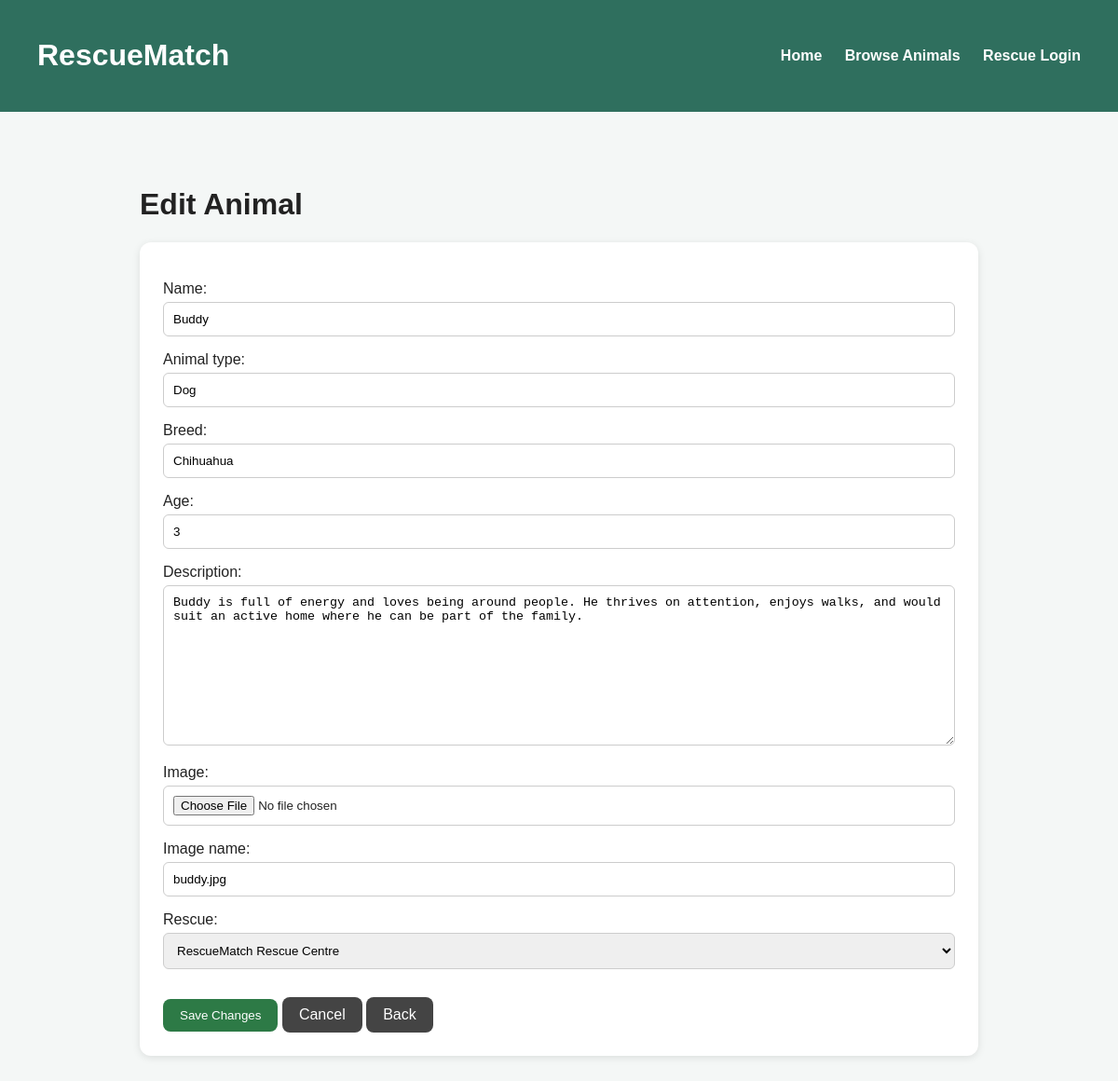
Screenshot of /manage-animals/1/edit/ with the database file from the repository.
### animals/models.py (models this page shows, shortened)
class Animal(models.Model):
    name = models.CharField(max_length=100)
    animal_type = models.CharField(max_length=50)
    breed = models.CharField(max_length=100)
    age = models.PositiveIntegerField()
    description = models.TextField()
    image = models.ImageField(
        upload_to="animals/",
        blank=True,
        null=True,
    )
    rescue = models.ForeignKey(
        RescueCentre,
        on_delete=models.CASCADE,
        related_name="animals",
    )
    image_name = models.CharField(max_length=100, blank=True)

class RescueCentre(models.Model):
    name = models.CharField(max_length=100)
    location = models.CharField(max_length=100)
    email = models.EmailField()
    phone = models.CharField(max_length=30)
    def __str__(self):
        return self.name

### animals/views.py (the view)
# urls.py: path("manage-animals/<int:animal_id>/edit/", views.edit_animal, name="edit_animal"),
def edit_animal(request, animal_id):
    animal = get_object_or_404(Animal, id=animal_id)
    if request.method == "POST":
        form = AnimalForm(request.POST, request.FILES, instance=animal)
        if form.is_valid():
            form.save()
            return redirect("manage_animals")
    else:
        form = AnimalForm(instance=animal)
    return render(request, "animal_form.html", {
        "form": form,
        "page_title": "Edit Animal",
        "button_text": "Save Changes",
    })

### animals/forms.py
class AnimalForm(forms.ModelForm):
    class Meta:
        model = Animal
        fields = [
            "name",
            "animal_type",
            "breed",
            "age",
            "description",
            "image",
            "image_name",
            "rescue",
        ]

### templates/animal_form.html (shortened to what this page needs)
{% load static %}
<!DOCTYPE html>
<html lang="en">
<head>
    <link rel="stylesheet" href="{% static 'css/style.css' %}">
</head>
<body>
<header class="site-header">
    <h1>RescueMatch</h1>
    <nav>
        <a href="{% url 'home' %}">Home</a>
        <a href="{% url 'browse' %}">Browse Animals</a>
        <a href="{% url 'rescue_login' %}">Rescue Login</a>
    </nav>
</header>
    <main class="form-container">
        <h1>{{ page_title }}</h1>
        <form method="POST" enctype="multipart/form-data" class="animal-form">
            {{ form.as_p }}
            <button type="submit" class="btn primary-btn">{{ button_text }}</button>
            <a href="{% url 'manage_animals' %}" class="btn">Cancel</a>
            <a href="{% url 'manage_animals' %}" class="btn">Back</a>
        </form>
    </main>
</body>
</html>

### static/css/style.css (style rules this page uses)
body { margin: 0; font-family: Arial, sans-serif; background: #f4f7f6; color: #222; }
.site-header { background: #2f6f5e; color: white; padding: 20px 40px; display: flex; justify-content: space-between; align-items: center; }
.site-header a { color: white; text-decoration: none; margin-left: 20px; font-weight: bold; }
.btn { display: inline-block; margin-top: 15px; background: #2f6f5e; color: white; padding: 10px 16px; border-radius: 8px; text-decoration: none; }
.crud-container, .form-container, .delete-container { max-width: 900px; margin: 40px auto; padding: 20px; }
.animal-form { background: white; padding: 25px; border-radius: 12px; box-shadow: 0 2px 8px rgba(0,0,0,0.1); }
.animal-form p { margin-bottom: 15px; }
.animal-form input, .animal-form textarea, .animal-form select { width: 100%; padding: 10px; margin-top: 5px; border-radius: 6px; border: 1px solid #ccc; box-sizing: border-box; }
.btn { display: inline-block; padding: 10px 18px; border-radius: 8px; text-decoration: none; background: #444; color: white; border: none; cursor: pointer; }
.primary-btn { background: #2d7a46; }

### rows the page displays
Animal: name "Buddy", animal_type "Dog", breed "Chihuahua", age "3", description "Buddy is full of energy and loves being around people. He thrives on attention, enjoys walks, and would suit an active home where he can be part of the family.", image_name "buddy.jpg", rescue "RescueMatch Rescue Centre"

### other values shown
{{ page_title }} "Edit Animal"
{{ button_text }} "Save Changes"
